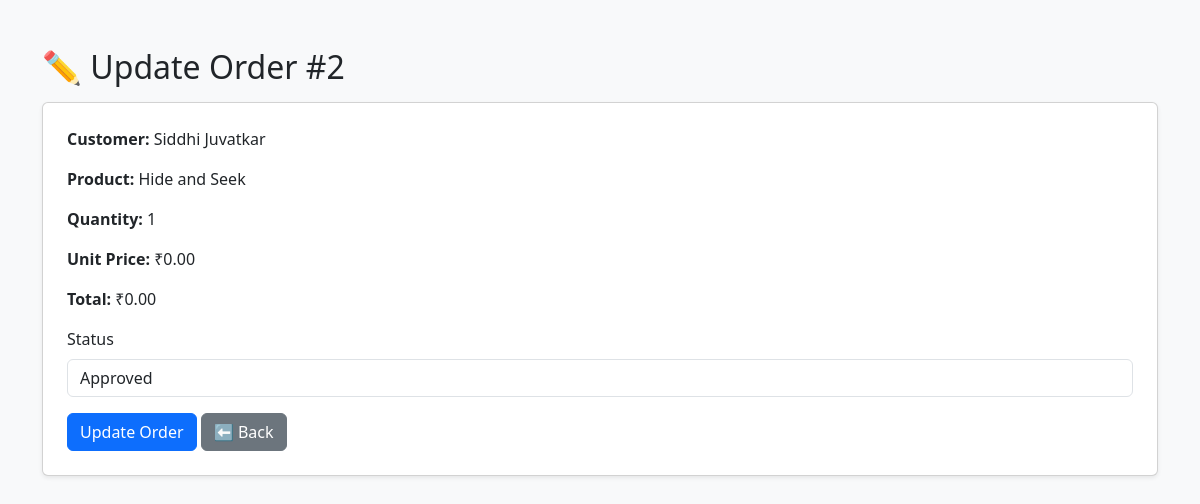
The page /update_order.php?id=2 (signed in) on the database its author committed.
### tables this page shows
CREATE TABLE `orders` (
  `order_id` int(11) NOT NULL,
  `customer_id` int(11) NOT NULL,
  `product_id` int(11) NOT NULL,
  `quantity` int(11) DEFAULT '1',
  `price` decimal(10,2) NOT NULL,
  `order_date` date NOT NULL,
  `service_start` date DEFAULT NULL,
  `service_expiry` date DEFAULT NULL,
  `status` enum('pending','approved','delivered','cancelled') DEFAULT 'pending'
);

CREATE TABLE `customers` (
  `customer_id` int(11) NOT NULL,
  `first_name` varchar(100) NOT NULL,
  `last_name` varchar(100) NOT NULL,
  `email` varchar(150) NOT NULL,
  `password` varchar(255) NOT NULL,
  `phone` varchar(15) DEFAULT NULL,
  `mobile_no` varchar(15) NOT NULL,
  `address` text,
  `created_at` timestamp NOT NULL DEFAULT CURRENT_TIMESTAMP
);

CREATE TABLE `products` (
  `product_id` int(11) NOT NULL,
  `name` varchar(100) NOT NULL,
  `category` varchar(100) NOT NULL,
  `total_qty` int(11) NOT NULL,
  `sold_qty` int(11) DEFAULT '0',
  `remaining_qty` int(11) DEFAULT '0',
  `created_at` timestamp NOT NULL DEFAULT CURRENT_TIMESTAMP,
  `type` varchar(100) DEFAULT NULL,
  `company` varchar(100) DEFAULT NULL,
  `model_no` varchar(100) DEFAULT NULL,
  `warranty` int(11) DEFAULT NULL,
  `servicing_warranty` int(11) DEFAULT NULL,
  `frequency_service` int(11) DEFAULT NULL,
  `price` decimal(10,2) NOT NULL DEFAULT '0.00'
);

### update_order.php (the view, shortened to what this page needs)
<?php
require_once __DIR__ . '/db.php';
$order_id = intval($_GET['id']);
$select = [
    "o.order_id", "o.status", "o.quantity", "o.price",
    "c.first_name", "c.last_name", "p.name AS product_name"
];
$select_sql = implode(", ", $select);
$sql = "SELECT $select_sql
        FROM orders o
        JOIN customers c ON o.customer_id = c.customer_id
        JOIN products p ON o.product_id = p.product_id
        WHERE o.order_id = ?";
$stmt = $conn->prepare($sql);
if ($stmt) {
    $stmt->bind_param("i", $order_id);
    $stmt->execute();
    $order = $stmt->get_result()->fetch_assoc();
} else {
    die("Error preparing order fetch: " . $conn->error);
}
?>
<!DOCTYPE html>
<html lang="en">
<head>
  <link href="https://cdn.jsdelivr.net/npm/bootstrap@5.3.0/dist/css/bootstrap.min.css" rel="stylesheet">
</head>
<body class="bg-light">
<div class="container mt-5">
  <h2>✏️ Update Order #<?= htmlspecialchars($order['order_id']) ?></h2>
  <div class="card p-4 shadow-sm mt-3">
    <p><strong>Customer:</strong> <?= htmlspecialchars($order['first_name']." ".$order['last_name']) ?></p>
    <p><strong>Product:</strong> <?= htmlspecialchars($order['product_name']) ?></p>
    <p><strong>Quantity:</strong> <?= (int)$order['quantity'] ?></p>
    <p><strong>Unit Price:</strong> ₹<?= number_format($order['price'], 2) ?></p>
    <p><strong>Total:</strong> ₹<?= number_format($order['quantity'] * $order['price'], 2) ?></p>
    <form method="POST">
      <div class="mb-3">
        <label class="form-label">Status</label>
        <select name="status" class="form-control" required>
          <option value="approved"  <?= $order['status'] === 'approved' ? 'selected' : '' ?>>Approved</option>
        </select>
      </div>
      <button type="submit" class="btn btn-primary">Update Order</button>
      <a href="view_orders.php" class="btn btn-secondary">⬅ Back</a>
    </form>
  </div>
</div>
</body>
</html>

### rows shown on the page
orders: order_id "2", customer.last_name "Siddhi Juvatkar", product.name "Hide and Seek", quantity "1", price "0.00", $order['quantity']*$order['price'] "0.00", status "Approved"
